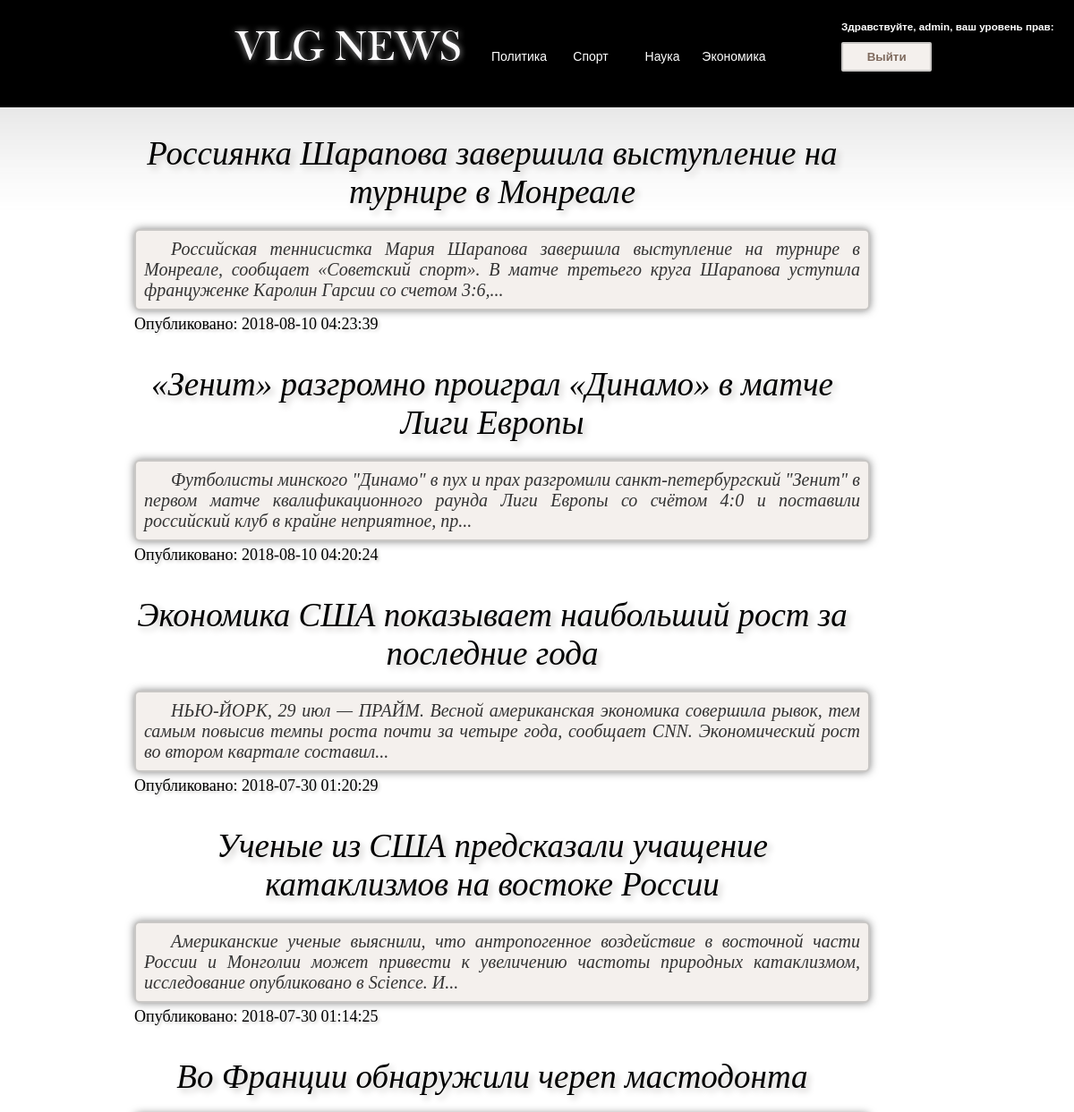
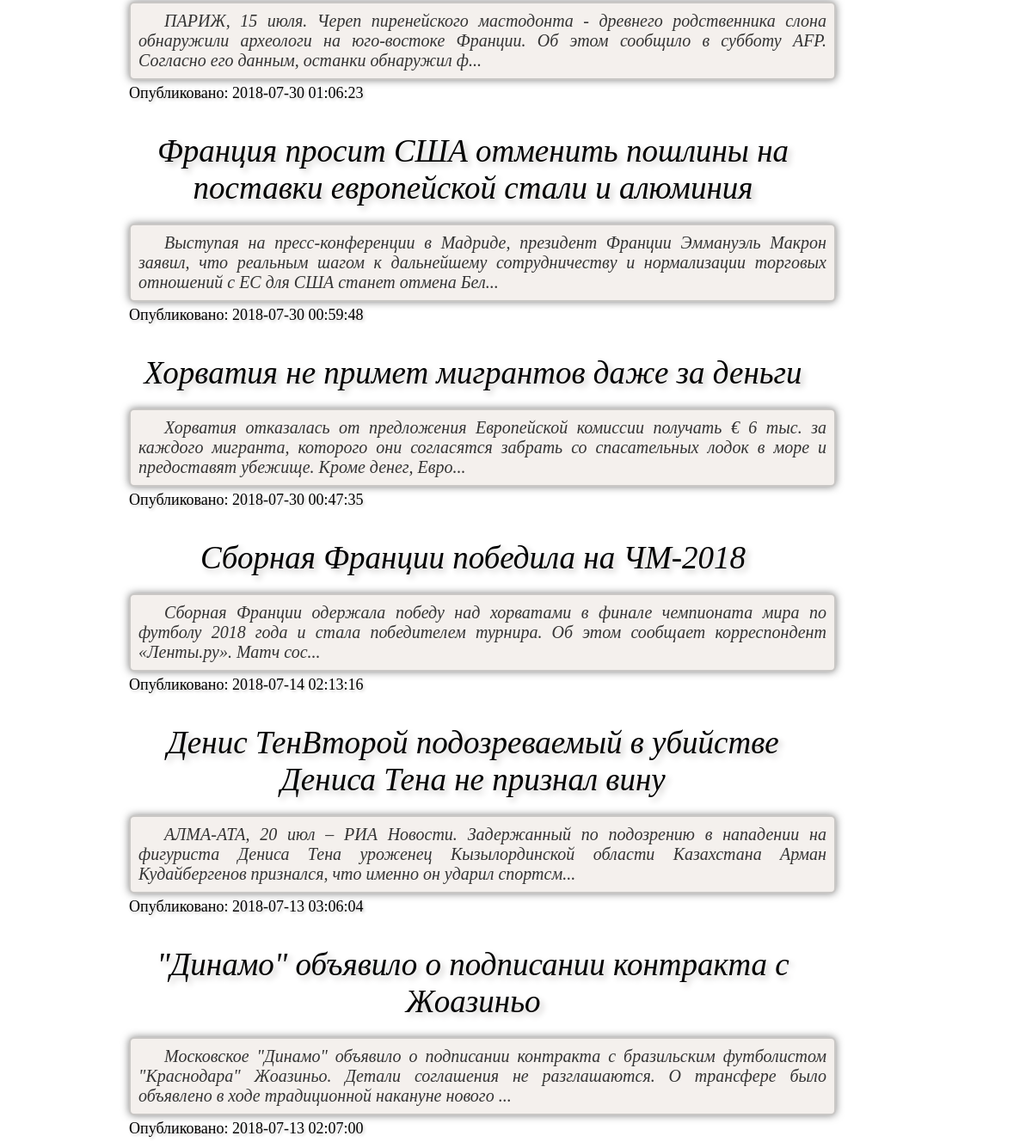
Screenshot of / (signed in) with the database file from the repository (2 pictures, top to bottom).
### tables this page shows
CREATE TABLE `news` (
  `id` int(11) NOT NULL,
  `head` varchar(150) NOT NULL,
  `text` text NOT NULL,
  `publication_date` datetime NOT NULL,
  `section` varchar(10) NOT NULL,
  `keywords` varchar(400) NOT NULL
);

### index.php (the view, shortened to what this page needs)
<!DOCTYPE >
<html>
<head>
<link href="css/stylesheet.css" rel="stylesheet" type="text/css" />
</head>
<body>
<div id="top_bar_black">
    <div id="logo_container"> <a href=./ > <div id="logo_image"> </div></a>
        <div id="nav_block">
          <a href=index.php?section=politic>
            <div class="nav_button"> Политика </div>
          </a>
          <a href=index.php?section=sport>
            <div class="nav_button"> Спорт </div>
          </a>
          <a href=index.php?section=science>
            <div class="nav_button"> Наука </div>
          </a>
          <a href=index.php?section=economic>
            <div class="nav_button"> Экономика </div>
          </a>
        </div>
    </div>
          <?php if(isset($_SESSION['user'])) { ?>
               <div id="greeting_form">
                    <br/><h3>Здравствуйте, <?php echo $_SESSION['user'].", ваш уровень прав: ".$_SESSION['root'];?> </h3>
                    <form name = "myform" action = "model/model.php" method = "post">
                             <input type = "submit" name = "submit_close" value = "Выйти" />
                    </form>
                </div>
        <?php } ?>
 </div>
<?php  require_once "model/bd.php";
    if(isset($_GET['tag']))
    {
        $tag = htmlspecialchars($_GET['tag']);
        $sth = $dbh->query('SELECT LEFT(text, 200), head, publication_date, keywords, id FROM news ORDER BY publication_date DESC LIMIT 10');
         foreach($sth as $row)
            {
                $str = mb_strtolower($row['keywords'], 'UTF-8');
                $tags = preg_split("/[\s,]+/", $str);
                foreach($tags as $word)
                {
                    if ($word == $tag)
                    {
                        echo "<a href = list.php?id=".$row['id'].">
                                <div id=content_container>
                                        <div id=header>
                                            <div class=header_content_mainline>".$row['head']."</div>
                                        </div>
                                    <div id=header_lower>";
                                        if (file_exists("model/fornews/".$row['id'].".jpg"))
                                            echo "<img src = model/fornews/".$row['id'].".jpg >";
                                         echo "<div id=header_content_boxcontent>".$row['LEFT(text, 200)']. "..."."</div>
                                               <div id=publication_date> Опубликовано: ".$row['publication_date']." </div>
                                    </div>
                            </a>";
                                if(($_SESSION['root']) == 10)
                    {
                        echo  " <div id=admin_buttons>
                                        <form name = adm_form action = model/admin.php?id=".$row['id']." method=post>
                                            <input type=submit name=delete value=Удалить />
                                            <input type=submit name=edit value=Редактировать />
                                        </form>
                                </div>";
                    }
                            echo "</div>";
                    }
                }
            }
    }
    else
    {
        if(isset($_GET['section']))
            {
                $section = htmlspecialchars($_GET['section']);
                $sth = $dbh->prepare('SELECT LEFT(text, 200), head, publication_date, id FROM news  WHERE section = ? ORDER BY publication_date DESC LIMIT 10');
                $sth->execute(array($section));
            }
        else
            {
                $sth = $dbh->query('SELECT LEFT(text, 200), head, publication_date, id FROM news ORDER BY publication_date DESC LIMIT 10');
            }
            foreach($sth as $row)
            {
                echo "<a href = list.php?id=".$row['id'].">
                        <div id=content_container>
                            <div id=header>
                                <div class=header_content_mainline>".$row['head']."</div>
                            </div>
                                <div id=header_lower>";
                                     echo "<div id=header_content_boxcontent>".$row['LEFT(text, 200)']. "..."."</div>
                                <div id=publication_date> Опубликовано: ".$row['publication_date']." </div>
                        </div>
                    </a>";
            }
    }
 ?>
</body>
</html>

### css/stylesheet.css (style rules this page uses)
body { margin:0px; padding:0px; background-attachment:scroll; background-image:url(../images/background.jpg); background-repeat:repeat-x; background-position:left top; }
#content_container, #content_container_list, #navigation { margin:auto; margin-bottom:100px; width:900px; background-attachment:scroll; }
.header_content_mainline { text-align:center; font-size:37px; color:#000000; width:800px; font-weight:500; font-style:italic; text-shadow:#c9c7c5 0.1em 0.1em 0.2em; }
#header_content_boxcontent { text-indent:1.5em; text-align:justify; margin-top:10px; font-size:20px; color:#333333; width:800px; font-style:italic; border:2px solid #c9c7c5; border-radius:6px; padding:9px; background-color:f4f0ed; box-shadow:0 0 10px rgba(0,0,0,0.5); }
#header_lower { width:800px; float:left; }
#publication_date { margin-top:5px; margin-bottom:5px; font-size:18px; color:black; text-shadow:#c9c7c5 0.1em 0.1em 0.2em; }
#logo_container { height:90px; width:700px; margin-left:20%; float:left; }
#logo_image { width:300px; height:69px; margin-top:20px; float:left; background-image:url(../images/logo.png); }
#top_bar_black { width:100%; height:120px; background-color:#000000; }
#greeting_form { font-family:Verdana, Arial, Helvetica, sans-serif; color:#FFFFFF; font-size:10px; float:left; display:inline; }
#avt_form > form > input[type = "submit"], #greeting_form > form > input[type = "submit"] { margin-left:60px; display:inline-block; color:#7f6b5f; font-weight:700; text-decoration:none; user-select:none; padding:.5em 2em; outline:none; border:2px solid #c9c7c5; border-radius:2px; transition:0.2s; background-color:f4f0ed; }
#greeting_form > form > input[type = "submit"] { margin-left:0px; }
#nav_block { margin-top:20px; width:400px; height:90px; float:left; }
.nav_button { width: 80px; color:#FFFFFF; font-family:Verdana, Arial, Helvetica, sans-serif; font-size:14px; margin-top:35px; text-align:center; float:left; }
#header { width:800px; margin-top:30px; margin-bottom:10px; float:left; }

### rows the page displays
news: head "Россиянка Шарапова завершила выступление на турнире в Монреале", LEFT "Российская теннисистка Мария Шарапова завершила выступление на турнире в Монреале, сообщает «Советский спорт». В матче третьего круга Шарапова уступила француженке Каролин Гарсии со счетом 3:6,", publication_date "2018-08-10 04:23:39"
news: head "«Зенит» разгромно проиграл «Динамо» в матче Лиги Европы", LEFT "Футболисты минского \"Динамо\" в пух и прах разгромили санкт-петербургский \"Зенит\" в первом матче квалификационного раунда Лиги Европы со счётом 4:0 и поставили российский клуб в крайне неприятное, пр", publication_date "2018-08-10 04:20:24"
news: head "Экономика США показывает наибольший рост за последние годa", LEFT "НЬЮ-ЙОРК, 29 июл — ПРАЙМ. Весной американская экономика совершила рывок, тем самым повысив темпы роста почти за четыре года, сообщает CNN. Экономический рост во втором квартале составил", publication_date "2018-07-30 01:20:29"
news: head "Ученые из США предсказали учащение катаклизмов на востоке России", LEFT "Американские ученые выяснили, что антропогенное воздействие в восточной части России и Монголии может привести к увеличению частоты природных катаклизмом, исследование опубликовано в Science. И", publication_date "2018-07-30 01:14:25"
news: head "Во Франции обнаружили череп мастодонта", LEFT "ПАРИЖ, 15 июля. Череп пиренейского мастодонта - древнего родственника слона обнаружили археологи на юго-востоке Франции. Об этом сообщило в субботу AFP. Согласно его данным, останки обнаружил ф", publication_date "2018-07-30 01:06:23"
news: head "Франция просит США отменить пошлины на поставки европейской стали и алюминия", LEFT "Выступая на пресс-конференции в Мадриде, президент Франции Эммануэль Макрон заявил, что реальным шагом к дальнейшему сотрудничеству и нормализации торговых отношений с ЕС для США станет отмена Бел", publication_date "2018-07-30 00:59:48"
news: head "Хорватия не примет мигрантов даже за деньги", LEFT "Хорватия отказалась от предложения Европейской комиссии получать € 6 тыс. за каждого мигранта, которого они согласятся забрать со спасательных лодок в море и предоставят убежище. Кроме денег, Евро", publication_date "2018-07-30 00:47:35"
news: head "Сборная Франции победила на ЧМ-2018", LEFT "Сборная Франции одержала победу над хорватами в финале чемпионата мира по футболу 2018 года и стала победителем турнира. Об этом сообщает корреспондент «Ленты.ру». Матч сос", publication_date "2018-07-14 02:13:16"
news: head "Денис ТенВторой подозреваемый в убийстве Дениса Тена не признал вину", LEFT "АЛМА-АТА, 20 июл – РИА Новости. Задержанный по подозрению в нападении на фигуриста Дениса Тена уроженец Кызылординской области Казахстана Арман Кудайбергенов признался, что именно он ударил спортсм", publication_date "2018-07-13 03:06:04"
news: head "\"Динамо\" объявило о подписании контракта с Жоазиньо", LEFT "Московское \"Динамо\" объявило о подписании контракта с бразильским футболистом \"Краснодара\" Жоазиньо. Детали соглашения не разглашаются. О трансфере было объявлено в ходе традиционной накануне нового", publication_date "2018-07-13 02:07:00"

### other values shown
$_SESSION['user'] "admin"
